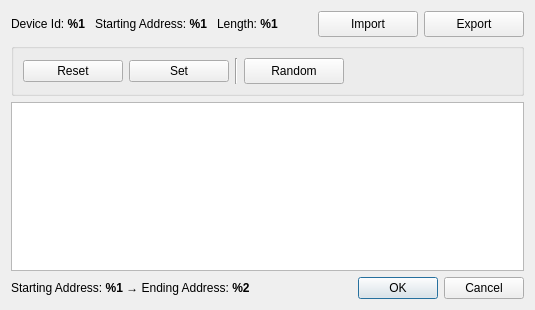
<?xml version="1.0" encoding="UTF-8"?>
<ui version="4.0">
 <class>DialogForceMultipleCoils</class>
 <widget class="QDialog" name="DialogForceMultipleCoils">
  <property name="geometry">
   <rect>
    <x>0</x>
    <y>0</y>
    <width>535</width>
    <height>310</height>
   </rect>
  </property>
  <property name="minimumSize">
   <size>
    <width>535</width>
    <height>310</height>
   </size>
  </property>
  <property name="windowTitle">
   <string>FORCE MULTIPLE COILS</string>
  </property>
  <layout class="QVBoxLayout" name="verticalLayout">
   <item>
    <layout class="QHBoxLayout" name="horizontalLayout_2">
     <item>
      <layout class="QHBoxLayout" name="horizontalLayout_4">
       <property name="spacing">
        <number>10</number>
       </property>
       <item>
        <widget class="QLabel" name="labelSlaveDevice">
         <property name="text">
          <string>&lt;html&gt;&lt;head/&gt;&lt;body&gt;&lt;p&gt;Device Id: &lt;span style=&quot; font-weight:700;&quot;&gt;%1&lt;/span&gt;&lt;/p&gt;&lt;/body&gt;&lt;/html&gt;</string>
         </property>
        </widget>
       </item>
       <item>
        <widget class="QLabel" name="labelAddress">
         <property name="text">
          <string>&lt;html&gt;&lt;head/&gt;&lt;body&gt;&lt;p&gt;Starting Address: &lt;span style=&quot; font-weight:700;&quot;&gt;%1&lt;/span&gt;&lt;/p&gt;&lt;/body&gt;&lt;/html&gt;</string>
         </property>
        </widget>
       </item>
       <item>
        <widget class="QLabel" name="labelLength">
         <property name="text">
          <string>&lt;html&gt;&lt;head/&gt;&lt;body&gt;&lt;p&gt;Length: &lt;span style=&quot; font-weight:700;&quot;&gt;%1&lt;/span&gt;&lt;/p&gt;&lt;/body&gt;&lt;/html&gt;</string>
         </property>
        </widget>
       </item>
      </layout>
     </item>
     <item>
      <spacer name="horizontalSpacer">
       <property name="orientation">
        <enum>Qt::Orientation::Horizontal</enum>
       </property>
       <property name="sizeHint" stdset="0">
        <size>
         <width>40</width>
         <height>20</height>
        </size>
       </property>
      </spacer>
     </item>
     <item>
      <widget class="QPushButton" name="pushButtonImport">
       <property name="sizePolicy">
        <sizepolicy hsizetype="Preferred" vsizetype="Fixed">
         <horstretch>0</horstretch>
         <verstretch>0</verstretch>
        </sizepolicy>
       </property>
       <property name="minimumSize">
        <size>
         <width>100</width>
         <height>26</height>
        </size>
       </property>
       <property name="text">
        <string>Import</string>
       </property>
       <property name="icon">
        <iconset resource="../../../omodscan/src/resources.qrc">
         <normaloff>:/res/icon-import.svg</normaloff>:/res/icon-import.svg</iconset>
       </property>
      </widget>
     </item>
     <item>
      <widget class="QPushButton" name="pushButtonExport">
       <property name="sizePolicy">
        <sizepolicy hsizetype="Preferred" vsizetype="Fixed">
         <horstretch>0</horstretch>
         <verstretch>0</verstretch>
        </sizepolicy>
       </property>
       <property name="minimumSize">
        <size>
         <width>100</width>
         <height>26</height>
        </size>
       </property>
       <property name="text">
        <string>Export</string>
       </property>
       <property name="icon">
        <iconset resource="../../../omodscan/src/resources.qrc">
         <normaloff>:/res/icon-export.svg</normaloff>:/res/icon-export.svg</iconset>
       </property>
      </widget>
     </item>
    </layout>
   </item>
   <item>
    <widget class="QGroupBox" name="groupBox">
     <layout class="QHBoxLayout" name="horizontalLayout_3">
      <item>
       <widget class="QPushButton" name="pushButton0">
        <property name="minimumSize">
         <size>
          <width>100</width>
          <height>0</height>
         </size>
        </property>
        <property name="text">
         <string>Reset</string>
        </property>
        <property name="icon">
         <iconset resource="../../../omodscan/src/resources.qrc">
          <normaloff>:/res/icon-reset.svg</normaloff>:/res/icon-reset.svg</iconset>
        </property>
       </widget>
      </item>
      <item>
       <widget class="QPushButton" name="pushButton1">
        <property name="minimumSize">
         <size>
          <width>100</width>
          <height>0</height>
         </size>
        </property>
        <property name="text">
         <string>Set</string>
        </property>
       </widget>
      </item>
      <item>
       <widget class="Line" name="line">
        <property name="orientation">
         <enum>Qt::Orientation::Vertical</enum>
        </property>
       </widget>
      </item>
      <item>
       <widget class="QPushButton" name="pushButtonRandom">
        <property name="minimumSize">
         <size>
          <width>100</width>
          <height>26</height>
         </size>
        </property>
        <property name="text">
         <string>Random</string>
        </property>
        <property name="icon">
         <iconset resource="../../../omodscan/src/resources.qrc">
          <normaloff>:/res/icon-random.svg</normaloff>:/res/icon-random.svg</iconset>
        </property>
       </widget>
      </item>
      <item>
       <spacer name="horizontalSpacer_2">
        <property name="orientation">
         <enum>Qt::Orientation::Horizontal</enum>
        </property>
        <property name="sizeHint" stdset="0">
         <size>
          <width>40</width>
          <height>20</height>
         </size>
        </property>
       </spacer>
      </item>
     </layout>
    </widget>
   </item>
   <item>
    <widget class="QTableWidget" name="tableWidget">
     <property name="focusPolicy">
      <enum>Qt::FocusPolicy::NoFocus</enum>
     </property>
     <property name="sizeAdjustPolicy">
      <enum>QAbstractScrollArea::SizeAdjustPolicy::AdjustToContents</enum>
     </property>
     <property name="editTriggers">
      <set>QAbstractItemView::EditTrigger::NoEditTriggers</set>
     </property>
     <property name="showDropIndicator" stdset="0">
      <bool>false</bool>
     </property>
     <property name="dragDropOverwriteMode">
      <bool>false</bool>
     </property>
     <property name="selectionMode">
      <enum>QAbstractItemView::SelectionMode::SingleSelection</enum>
     </property>
     <property name="wordWrap">
      <bool>false</bool>
     </property>
     <property name="cornerButtonEnabled">
      <bool>false</bool>
     </property>
     <attribute name="horizontalHeaderHighlightSections">
      <bool>false</bool>
     </attribute>
     <attribute name="verticalHeaderHighlightSections">
      <bool>false</bool>
     </attribute>
    </widget>
   </item>
   <item>
    <layout class="QHBoxLayout" name="horizontalLayout">
     <item>
      <widget class="QLabel" name="labelAddresses">
       <property name="text">
        <string>&lt;html&gt;&lt;head/&gt;&lt;body&gt;&lt;p&gt;Starting Address: &lt;span style=&quot; font-weight:700;&quot;&gt;%1 &lt;/span&gt;→ Ending Address: &lt;span style=&quot; font-weight:700;&quot;&gt;%2&lt;/span&gt;&lt;/p&gt;&lt;/body&gt;&lt;/html&gt;</string>
       </property>
      </widget>
     </item>
     <item>
      <widget class="QDialogButtonBox" name="buttonBox">
       <property name="orientation">
        <enum>Qt::Orientation::Horizontal</enum>
       </property>
       <property name="standardButtons">
        <set>QDialogButtonBox::StandardButton::Cancel|QDialogButtonBox::StandardButton::Ok</set>
       </property>
      </widget>
     </item>
    </layout>
   </item>
  </layout>
 </widget>
 <resources>
  <include location="../../../omodscan/src/resources.qrc"/>
 </resources>
 <connections>
  <connection>
   <sender>buttonBox</sender>
   <signal>accepted()</signal>
   <receiver>DialogForceMultipleCoils</receiver>
   <slot>accept()</slot>
   <hints>
    <hint type="sourcelabel">
     <x>248</x>
     <y>254</y>
    </hint>
    <hint type="destinationlabel">
     <x>157</x>
     <y>274</y>
    </hint>
   </hints>
  </connection>
  <connection>
   <sender>buttonBox</sender>
   <signal>rejected()</signal>
   <receiver>DialogForceMultipleCoils</receiver>
   <slot>reject()</slot>
   <hints>
    <hint type="sourcelabel">
     <x>316</x>
     <y>260</y>
    </hint>
    <hint type="destinationlabel">
     <x>286</x>
     <y>274</y>
    </hint>
   </hints>
  </connection>
 </connections>
</ui>
